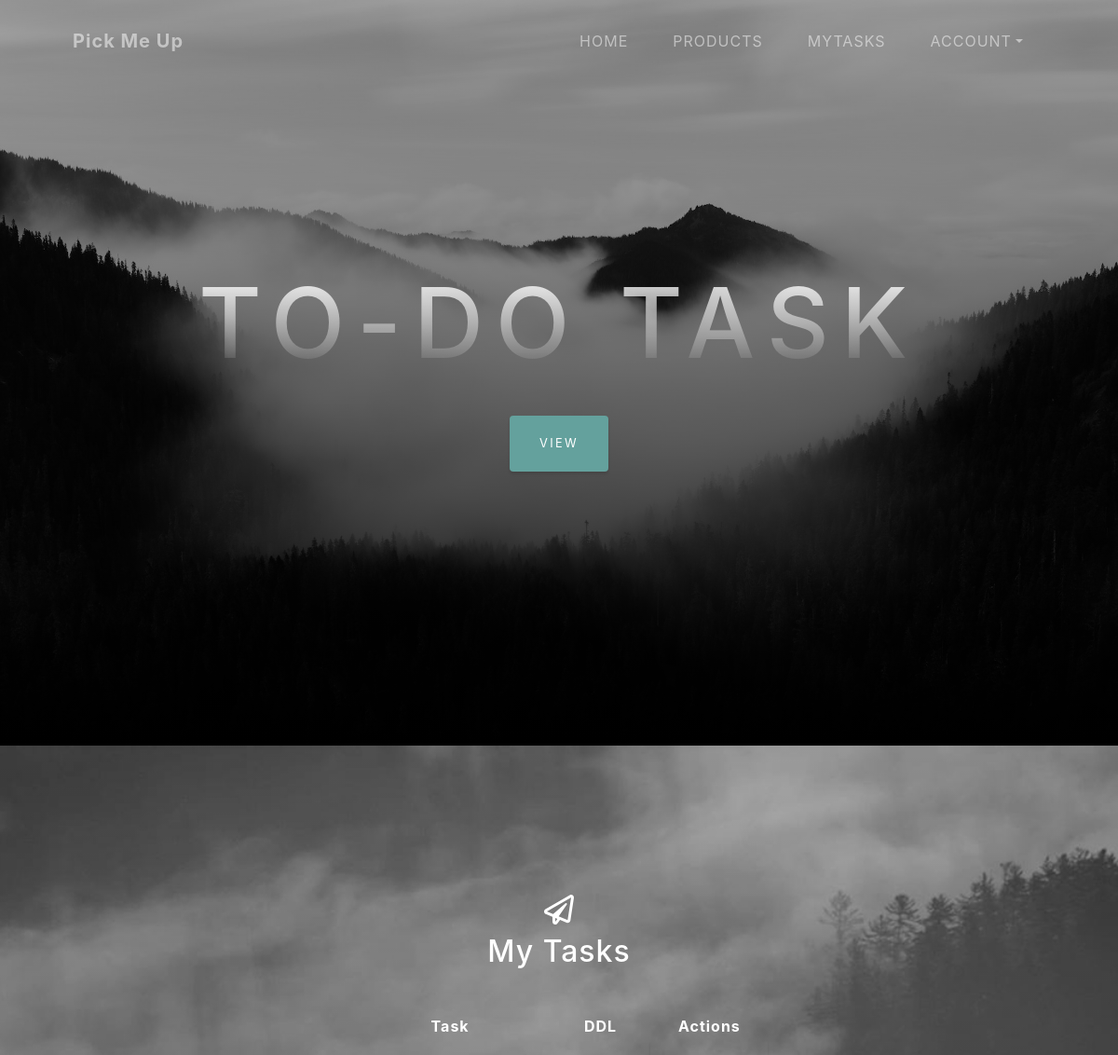
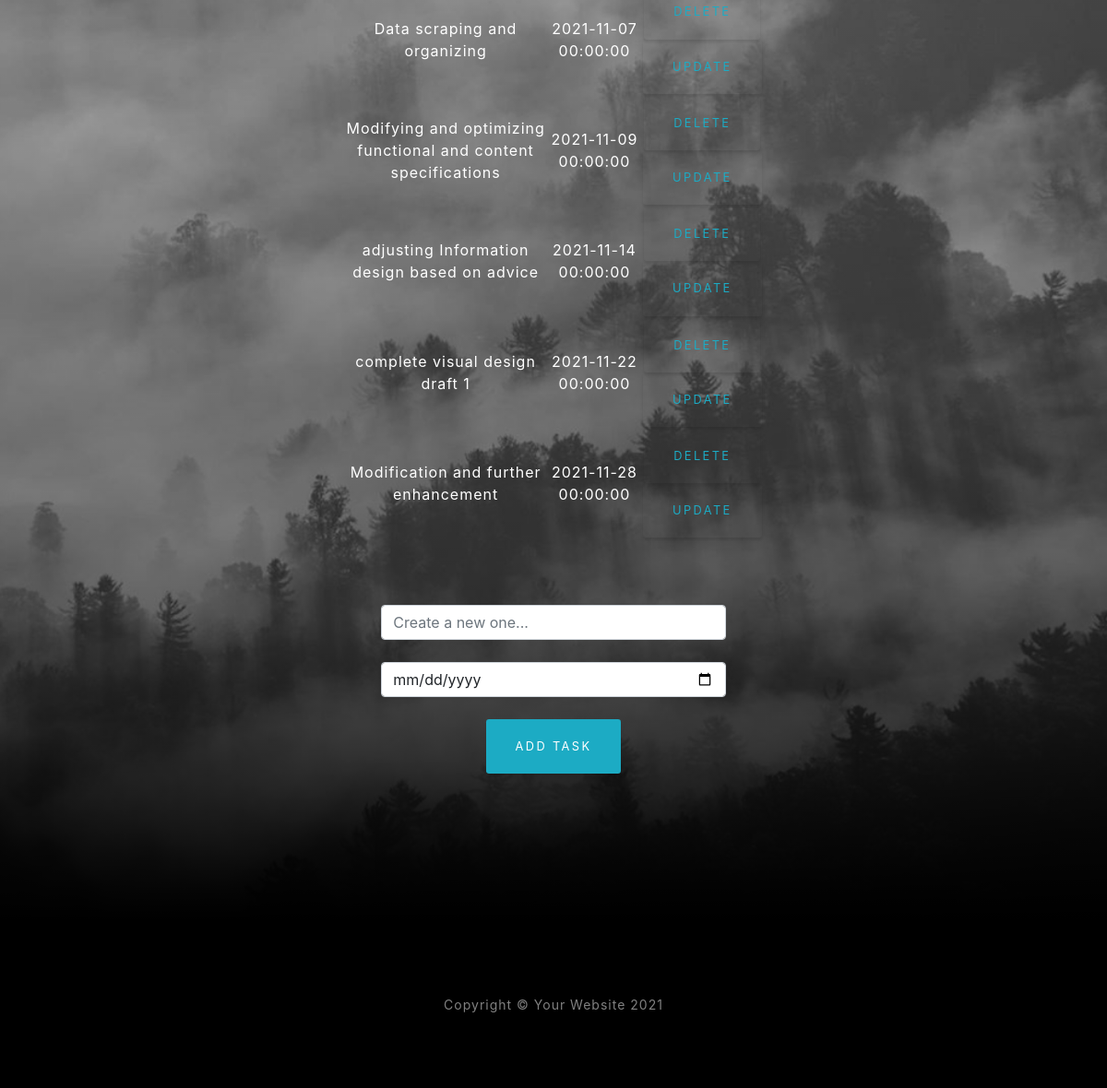
Page /task (signed in) on the committed database (2 pictures, top to bottom).
### app.py (models this page shows, shortened)
class Task(db.Model):
    __tablename__ ='task'
    id = db.Column(db.Integer, primary_key=True, autoincrement=True)
    content = db.Column(db.String(200), nullable=False)
    date_completed = db.Column(db.DateTime)
    user_id = db.Column(db.Integer, db.ForeignKey('user.id'))

### app.py (the view)
@app.route('/task', methods=['POST', 'GET'])
@login_required
def task():
    if request.method == 'POST':
        task_content = request.form['content']
        if (check_permission(session['_user_id'], Permission.ADDDATE)):
            task_date_completed = datetime.datetime.strptime(request.form['date_completed'], '%Y-%m-%d')
        else:
            task_date_completed = None
        new_task = Task(content=task_content, date_completed=task_date_completed, user_id=session['_user_id'])
        try:
            db.session.add(new_task)
            db.session.commit()
            return redirect(url_for('task'))
        except Exception as e:
            return 'There was an issue adding your task.' + str(e)
    else:
        user_id = session['_user_id']
        tasks = Task.query.filter_by(user_id=user_id).all()
        return render_template('task.html', tasks=tasks, showDDL=check_permission(user_id, Permission.ADDDATE))

### app.py (called while the page is built)
def check_permission(user_id, requestedPermission):
    user = User.query.filter_by(id = user_id).first()
    role = Role.query.filter_by(id = user.role_id).first()
    permittedPermission = role_permission[role.rolename]
    if (permittedPermission & requestedPermission):
        return True
    return False

@login_manager.user_loader
def load_user(user_id):
    return User.query.get(int(user_id))

### templates/task.html (shortened to what this page needs)
{% extends "base.html" %}
{% block body %}
<body id="page-top">
    <header class="masthead">
        <div class="container px-4 px-lg-5 d-flex h-100 align-items-center justify-content-center">
            <div class="d-flex justify-content-center">
                <div class="text-center">
                    <h1 class="mx-auto my-0 text-uppercase">To-do Task</h1>
                    <a class="btn btn-primary" href="#create">View</a>
                </div>
            </div>
        </div>
    </header>
    <section class="signup-section" id="create">
        <div class="container px-4 px-lg-5">
            <div class="row gx-4 gx-lg-5">
                <div class="col-md-10 col-lg-8 mx-auto text-center">
                    <i class="far fa-paper-plane fa-2x mb-2 text-white"></i>
                    <h2 class="text-white mb-5">My Tasks</h2>
                    {% if tasks|length < 1 %}
                    <h4 style="text-align: center" class="text-white-50 mx-auto mt-2 mb-5">
                    There are no tasks. Create one below!</h4>
                    {% else %}
                    <table class="col-lg-8 col-lg-8 mx-auto text-center" class="table table-hover" width="70">
                        <tr>
                            <th class="text-white mb-4">Task</th>
                            {% if showDDL %}
                            <th class="text-white mb-4">DDL</th>
                            {% endif %}
                            <th class="text-white mb-4">Actions</th>
                        </tr>
                        {% for task in tasks %}
                            <tr>
                                <td class="mb-0 text-white">{{ task.content }}</td>
                                {% if showDDL %}
                                <td class="mb-0 text-white">{{ task.date_completed}}</td>
                                {% endif %}
                                <td>
                                    <a type="button" class="btn btn-outline-info btn-sm"
                                        href="/delete/{{task.id}}">Delete</a>
                                    <br>
                                    <a type="button" class="btn btn-outline-info btn-sm"
                                        href="/update/{{task.id}}">Update</a>
                                </td>
                            </tr>
                        {% endfor %}
                    </table>
                    {% endif %}
                    <br>
                    <div class="container px-4 px-lg-5">
                        <div class="row gx-4 gx-lg-5">
                            <div class="col-md-10 col-lg-8 mx-auto text-center">
                                <div class="form">
                                    <form action="/task" method="POST">
                                        <div class="col"><input class="form-control" name="content" id="content"
                                                type="text" placeholder="Create a new one..."></div>
                                        <br>
                                        {% if showDDL %}
                                        <div class="col"><input class="form-control" name="date_completed"
                                                id="date_completed" type="date" placeholder="Set a DDL..."></div>
                                        <br>
                                        {% endif %}
                                        <input type="submit" class="btn btn-info btn-sm" value="Add Task">
                                    </form>
                                </div>
                            </div>
                        </div>
                    </div>
                </div>
            </div>
        </div>
    </section>
</body>
{% endblock %}

### templates/base.html (shortened to what this page needs)
<!DOCTYPE html>
<html lang="en">
    <head>
        <link href="{{url_for('static', filename='css/styles.css')}}" rel="stylesheet" />
    </head>
    <nav class="navbar navbar-expand-lg navbar-light fixed-top" id="mainNav">
        <div class="container px-4 px-lg-5">
            <a class="navbar-brand" href="#page-top">Pick Me Up</a>
            <div class="collapse navbar-collapse" id="navbarResponsive">
                <ul class="navbar-nav text-uppercase ms-auto py-4 py-lg-0">
                    <li class="nav-item"><a class="nav-link" href="/">Home</a></li>
                    <li class="nav-item"><a class="nav-link" href="/productnew">Products</a></li>
                    <li class="nav-item"><a class="nav-link" href="/task">Mytasks</a></li>
                    <li class="nav-item dropdown">
                        <a class="nav-link dropdown-toggle" id="navbarDropdown" href="#" role="button" data-bs-toggle="dropdown" aria-haspopup="true" aria-expanded="false">Account</a>
                    </li>
                </ul>
            </div>
        </div>
    </nav>
<body>
    {% block body %}{% endblock %}
   <footer class="footer bg-black small text-center text-white-50"><div class="container px-4 px-lg-5">Copyright &copy; Your Website 2021</div></footer>
</body>
</html>

### rows in the picture
Task: content "Data scraping and organizing", date_completed "2021-11-07 00:00:00"
Task: content "Modifying and optimizing functional and content specifications", date_completed "2021-11-09 00:00:00"
Task: content "adjusting Information design based on advice", date_completed "2021-11-14 00:00:00"
Task: content "complete visual design draft 1", date_completed "2021-11-22 00:00:00"
Task: content "Modification and further enhancement", date_completed "2021-11-28 00:00:00"
